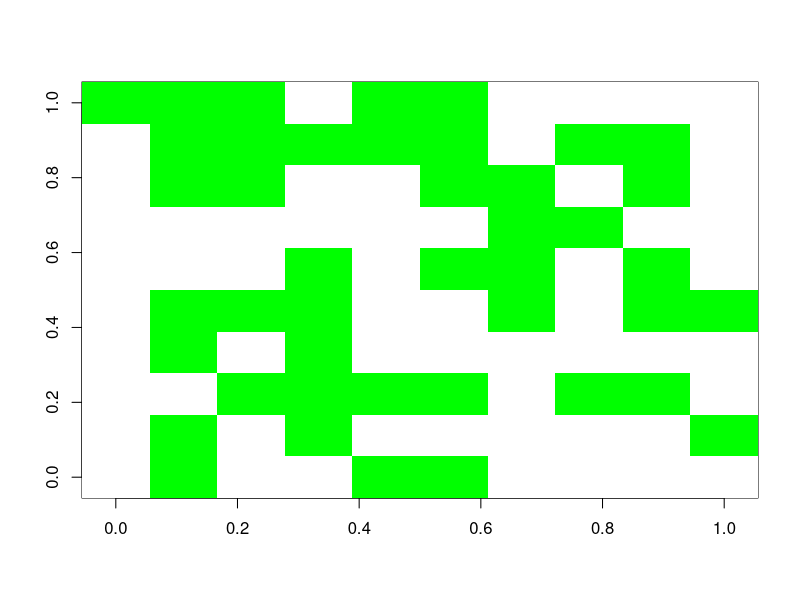
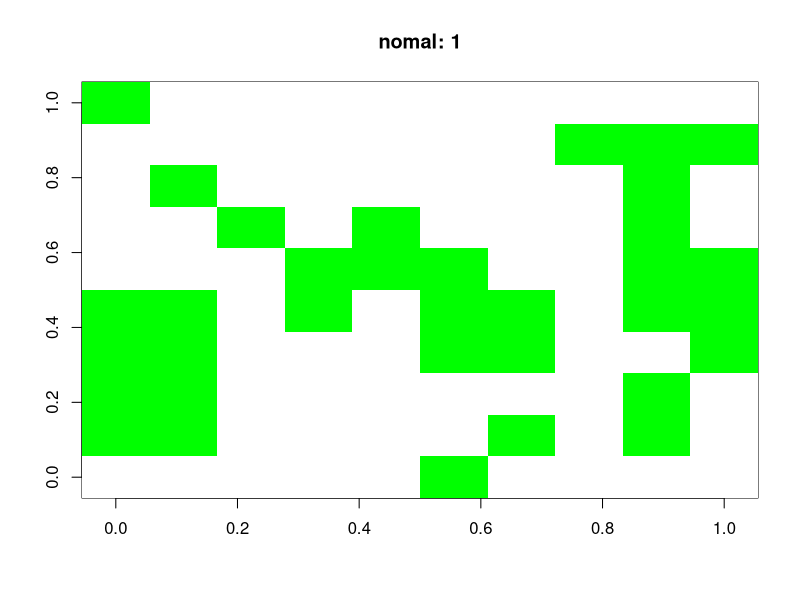
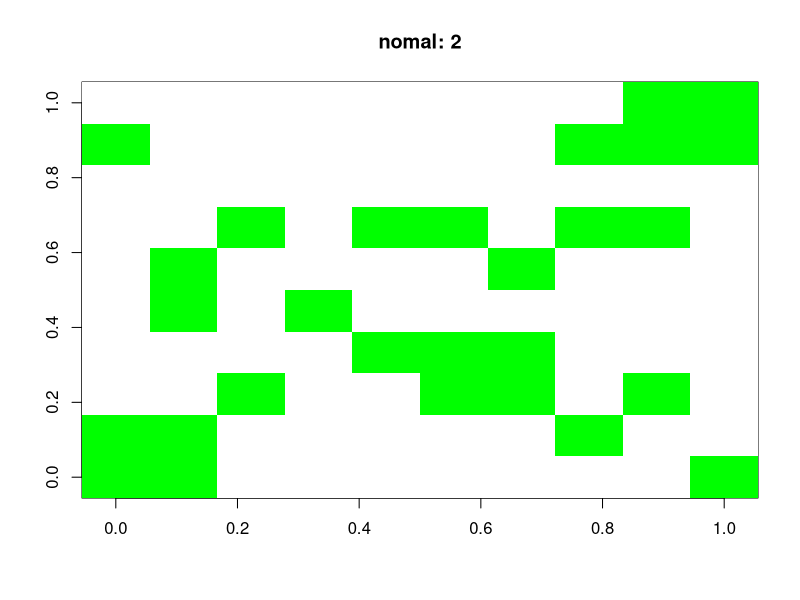
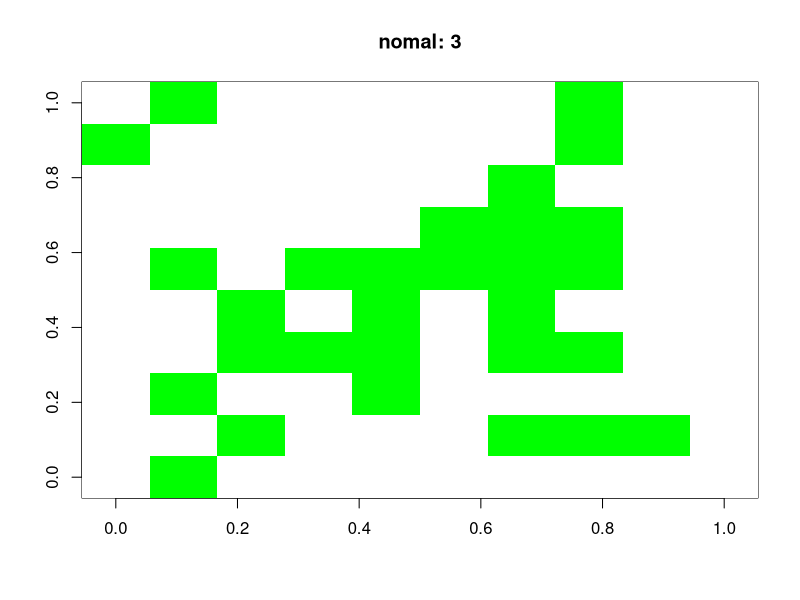
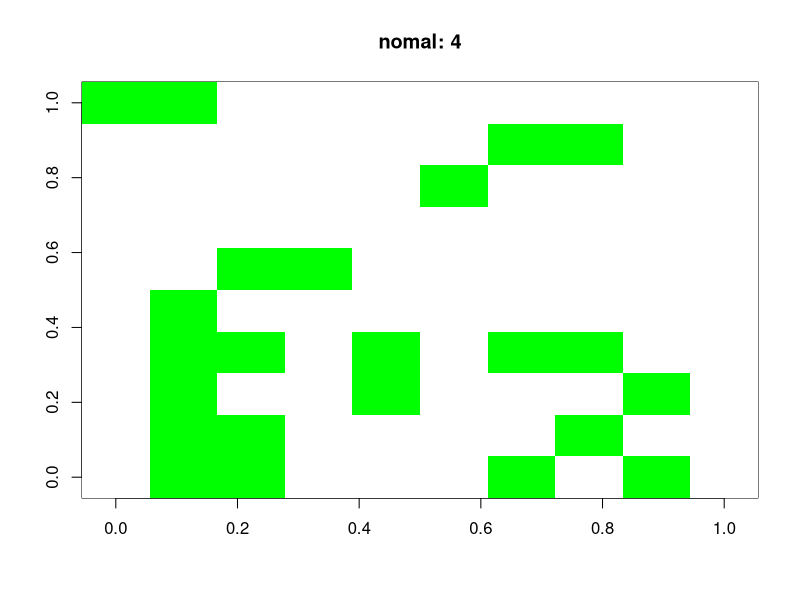
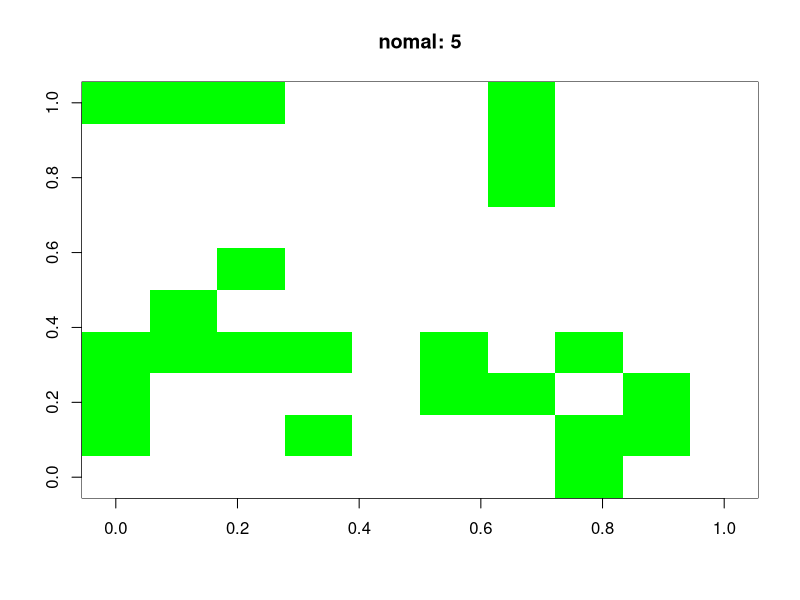
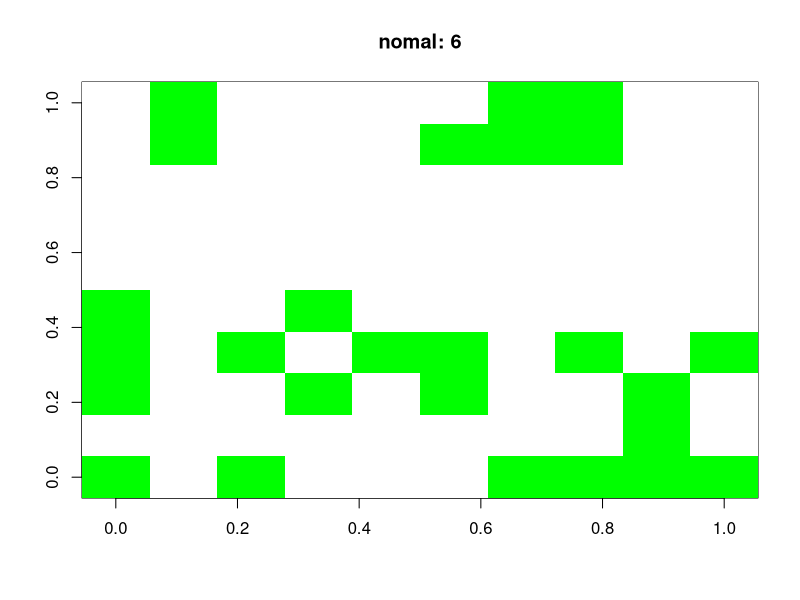
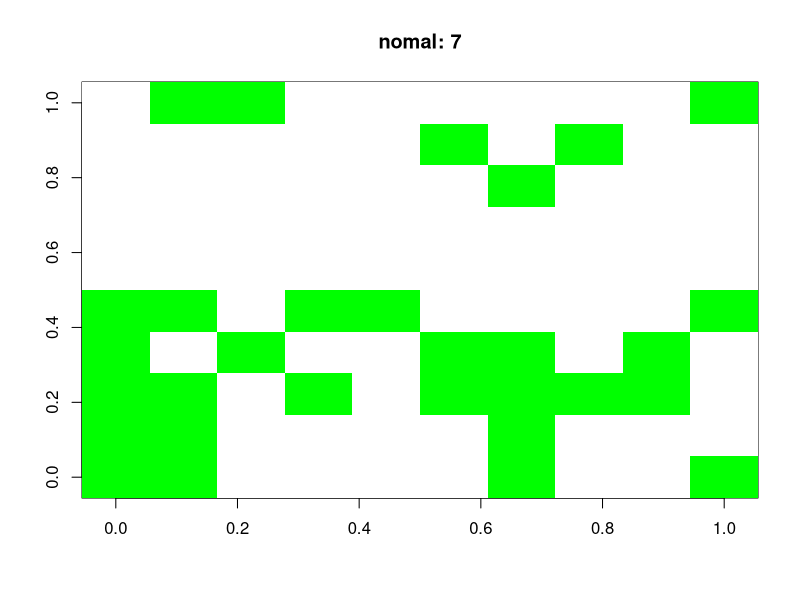

The R source for these figures, in order: (Note: a time limit stopped this script after it produced the figures.)

SIZE = readline("Size(default: 10): ")
if (SIZE == "") {
  SIZE = 10 
} else {
  SIZE = as.numeric(SIZE)
}
BIRTH = 1
STABLE = 2

deadOrAlive <- function(M, x, y, rule) {
  child = 0
  for (i in -1:1) {
    for (j in -1:1) {
      if (i == 0 && j == 0) next
      tmp_x = x + i
      tmp_y = y + j
      if (x+i == 0)  tmp_x = SIZE
      else if (x+i == SIZE+1) tmp_x = 1
      if (y+j == 0)  tmp_y = SIZE
      else if (y+j == SIZE+1) tmp_y = 1

      if (M[tmp_x, tmp_y] == 1) child = child + 1
      if (child > max(rule[[1]], rule[[2]]))  break
    }
    if (child > max(rule[[1]], rule[[2]]))  break
  }
  if (M[x,y] == BIRTH-1 && length(rule[[BIRTH]][1]) != 0) {
    for (i in 1:length(rule[[BIRTH]])) {
      if (child == rule[[BIRTH]][i]) return(1)
    }
  } else if (M[x,y] == STABLE-1 && length(rule[[STABLE]][1]) != 0) {
    for (i in 1:length(rule[[STABLE]])) {
      if (child == rule[[STABLE]][i]) return(1)
    }
  }
  return(0)
}


print("Type: {fill, empty, random}={f, e, r}")
type <- readline("Type?: ")
if (type == "f") {
  A = matrix(1, nrow=SIZE, ncol=SIZE, byrow=T)
  image(A, col="green")
} else if (type == "e") {
  A = matrix(0, nrow=SIZE, ncol=SIZE, byrow=T)
  image(A, col="white")
} else {
  rand = as.integer(runif(SIZE^2, min=0, max=2))
  A = matrix(rand, nrow=SIZE, ncol=SIZE, byrow=T)
  image(A, col=c("white","green"))
}

count <- readline("Make Count: ")
if (count == "") {
  count = 0
} else {
  count <- as.numeric(count)
}
for (i in 1:count) {
  if (count == 0) break
  print(i)
  input <- as.numeric(locator(1))
  pos <- as.numeric(input) + 0.05
  len <- 1.1 / SIZE
  pos <- as.integer(pos/len) + 1
  if (A[pos[1], pos[2]] == 1) A[pos[1], pos[2]] = 0
  else  A[pos[1], pos[2]] = 1

  flag = FALSE
  for (j in 1:SIZE) {
    for (k in 1:SIZE) {
      if (A[j,k] == 0) flag = TRUE
    }
  }
  if (flag) image(A, col=c("white","green"))
  else  image(A, col=c("green"))
}


title = ""
print("nomal: B3/S23")
print("day and night: B3678/S34678")
print("HighLife: B36/S23")
print("Replicator: B1357/S1357")
print("2x2: B36/S125")
rule <- readline("Input Pattern: ")
if (rule == "nomal" || rule == "") {
  title = "nomal"
  rule_born <- c(3)
  rule_survives <- c(2,3)
} else if (rule == "day and night") {
  title = "day and night"
  rule_born <- c(3,6,7,8)
  rule_survives <- c(3,4,6,7,8)
} else if (rule == "HighLife") {
  title = "HighLife"
  rule_born <- c(3,6)
  rule_survives <- c(2,3)
} else if (rule == "Replicator") {
  title = "Replicator"
  rule_born <- c(1,3,5,7)
  rule_survives <- c(1,3,5,7)
} else if (rule == "2x2") {
  title = "2x2"
  rule_born <- c(3,6)
  rule_survives <- c(1,2,5)
} else {
  rule <- unlist(strsplit(rule, " "))
  rule_born <- as.numeric(unlist(strsplit(rule[1], ",")))
  rule_survives <- as.numeric(unlist(strsplit(rule[2], ",")))
}
if (rule_born[[1]] == 0) {
  rule <- list(c(), rule_survives)
} else if (rule_survives[[1]] == 0) {
  rule <- list(rule_born, c())
} else {
  rule <- list(rule_born, rule_survives)
}

convergence_flag = FALSE
if (readline("Convergence-Mode: ") == "y")  convergence_flag = TRUE

generation = 1
convergence = TRUE
B = matrix(0, nrow=SIZE, ncol=SIZE, byrow=T)
repeat {
  readline()
  for (i in 1:SIZE) {
    for (j in 1:SIZE) {
      B[i,j] = deadOrAlive(A, i, j, rule)
    }
  }
  if (convergence_flag) {
    for (i in 1:SIZE^2) {
      if (as.vector(A)[i] != as.vector(B)[i]) {
        convergence = FALSE
      }
    }
    if (convergence)  break
    else  convergence = TRUE
  }
  A = B
  image(A, main=paste(title, generation, sep=": "), col=c("white", "green"), axes = TRUE, pch=21)
  generation = generation + 1
}
